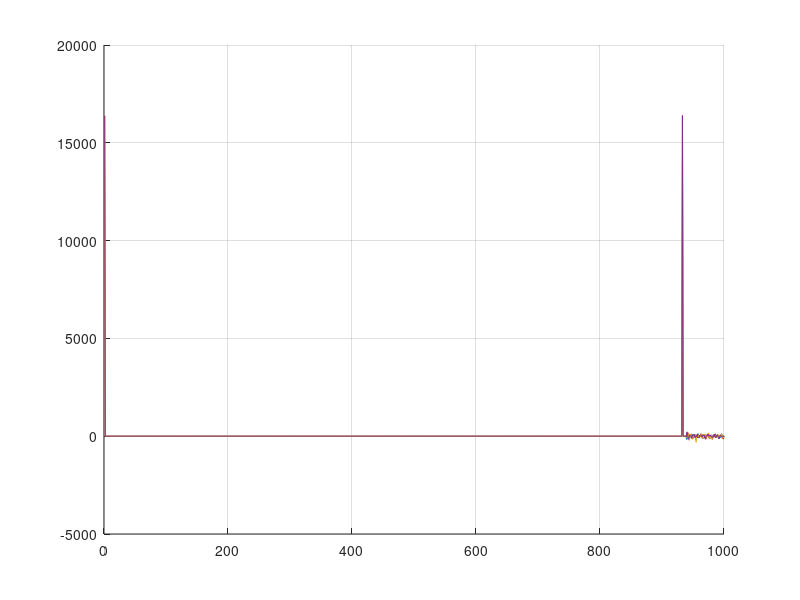

This figure's MATLAB source:
fid = fopen("binary.dat","r");
data = fread(fid,"int16");
grid on;
hold on;
plot(data(1:4:4000));
plot(data(2:4:4000));
plot(data(3:4:4000));
plot(data(4:4:4000));

